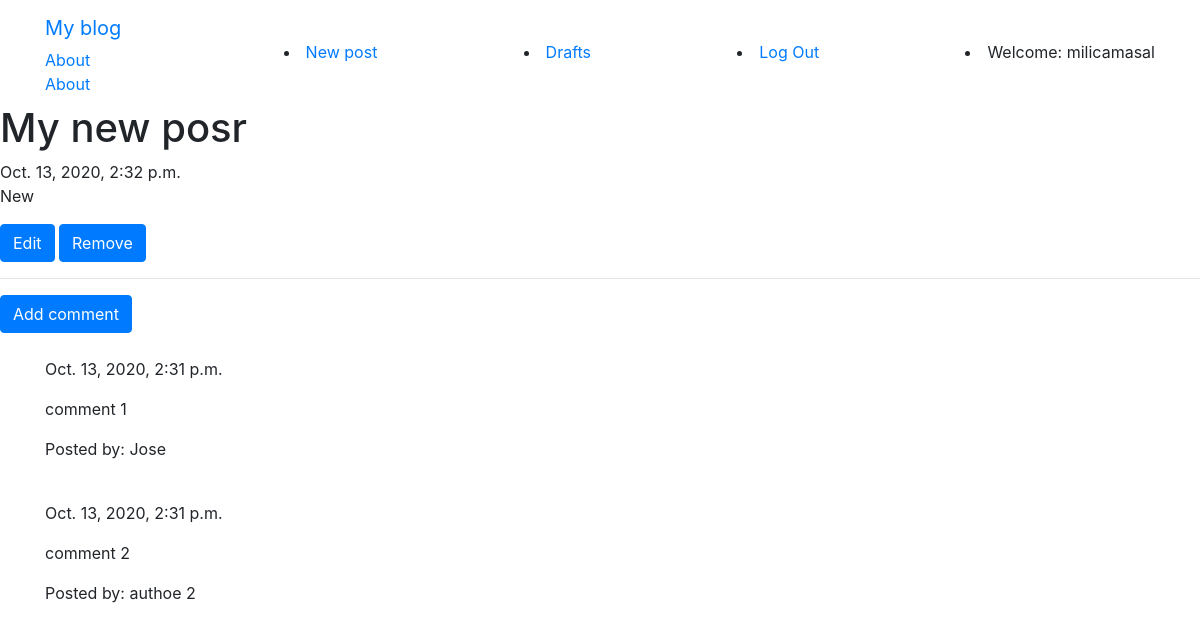
Screenshot of /post/4 (signed in) with the database file from the repository.
### blog/models.py (models this page shows, shortened)
class Post(models.Model):
    author = models.ForeignKey('auth.User', on_delete=models.CASCADE)
    title = models.CharField(max_length=200)
    text = models.TextField()
    created_date = models.DateTimeField(default=timezone.now)
    published_date = models.DateTimeField(blank=True, null=True)

class Comment(models.Model):
    post = models.ForeignKey('blog.Post', related_name='comments', on_delete=models.CASCADE)
    author = models.CharField(max_length=200)
    text = models.TextField()
    created_date = models.DateTimeField(default=timezone.now())
    approved_comment = models.BooleanField(default=False)

### blog/views.py (the view)
# urls.py: url(r'^post/(?P<pk>\d+)$', views.PostDetailView.as_view(), name='post_detail'),
class PostDetailView(DetailView):
    model = Post

### blog/templates/blog/post_detail.html (shortened to what this page needs)
{% extends "blog/base.html" %}
{% block content %}
<h1>{{post.title}}</h1>
{% if post.published_date %}
<div>{{post.published_date}}</div>
{% else %}
<a class="btn btn-default" href="{% url 'post_publish' pk=post.pk %}">Publish</a>
{% endif %}
<div>
<p> {{ post.text|safe|linebreaksbr}}</p>
    {% if user.is_authenticated %}
    <a class="btn btn-primary" href="{% url 'post_edit' pk=post.pk %}">Edit</a>
    <a class="btn btn-primary" href="{% url 'post_remove' pk=post.pk %}">Remove</a>
    {% endif %}
    <hr>
    <a class="btn btn-primary" href="{% url 'add_comment_to_post' pk=post.pk %}">Add comment</a>
    <div class="container">
        {% for comment in post.comments.all %}
        <br>
        {%if user.is_authenticated or comment.approved_comment%}
            {{comment.created_date}}
    <p>{{comment.text|safe|linebreaks}}</p>
    <p>Posted by: {{comment.author}}</p>
        {% endif %}
        {% empty %} <p>No Comments!</p>
        {% endfor %}
    </div>
</div>
{% endblock %}

### blog/templates/blog/base.html (shortened to what this page needs)
<!doctype html>
{% load static %}
<html lang="en">
<head>
<link rel="stylesheet" href="https://stackpath.bootstrapcdn.com/bootstrap/4.5.2/css/bootstrap.min.css">
    <link rel="stylesheet" href="{% static 'css/blog.css' %}">
</head>
<body>
<nav class="navbar navbar-default">
    <div class="container">
        <ul class="nav navbar-nav">
        <li><a class="navbar-brand" href="{% url 'post_list' %}">My blog</a></li>
        <li><a href="{% url 'about' %}">About</a></li>
        <li><a href="{% url 'about' %}">About</a></li>
</ul>
    {% if user.is_authenticated %}
<li>
    <a href="{% url 'post_new' %}"> New post</a>
</li><li>
    <a href="{% url 'post_draft_list' %}"> Drafts</a>
</li><li>
    <a href="{% url 'logout' %}"> Log Out</a>
</li>
    <li>
    <a> Welcome: {{user.username}}</a>
    {% else %}
        <li><a href="{% url 'login' %}">Login</a> </li>
    {% endif %}
    </div>
</nav>
<div clas="content container">
{% block content %}
    {% endblock %}
</div>
</body>
</html>

### rows the page displays
Post: title "My new posr", published_date "Oct. 13, 2020, 2:32 p.m.", text "New"
Comment: created_date "Oct. 13, 2020, 2:31 p.m.", text "comment 1", author "Jose"
Comment: created_date "Oct. 13, 2020, 2:31 p.m.", text "comment 2", author "authoe 2"

### other values shown
{{ user.username }} "milicamasal"
